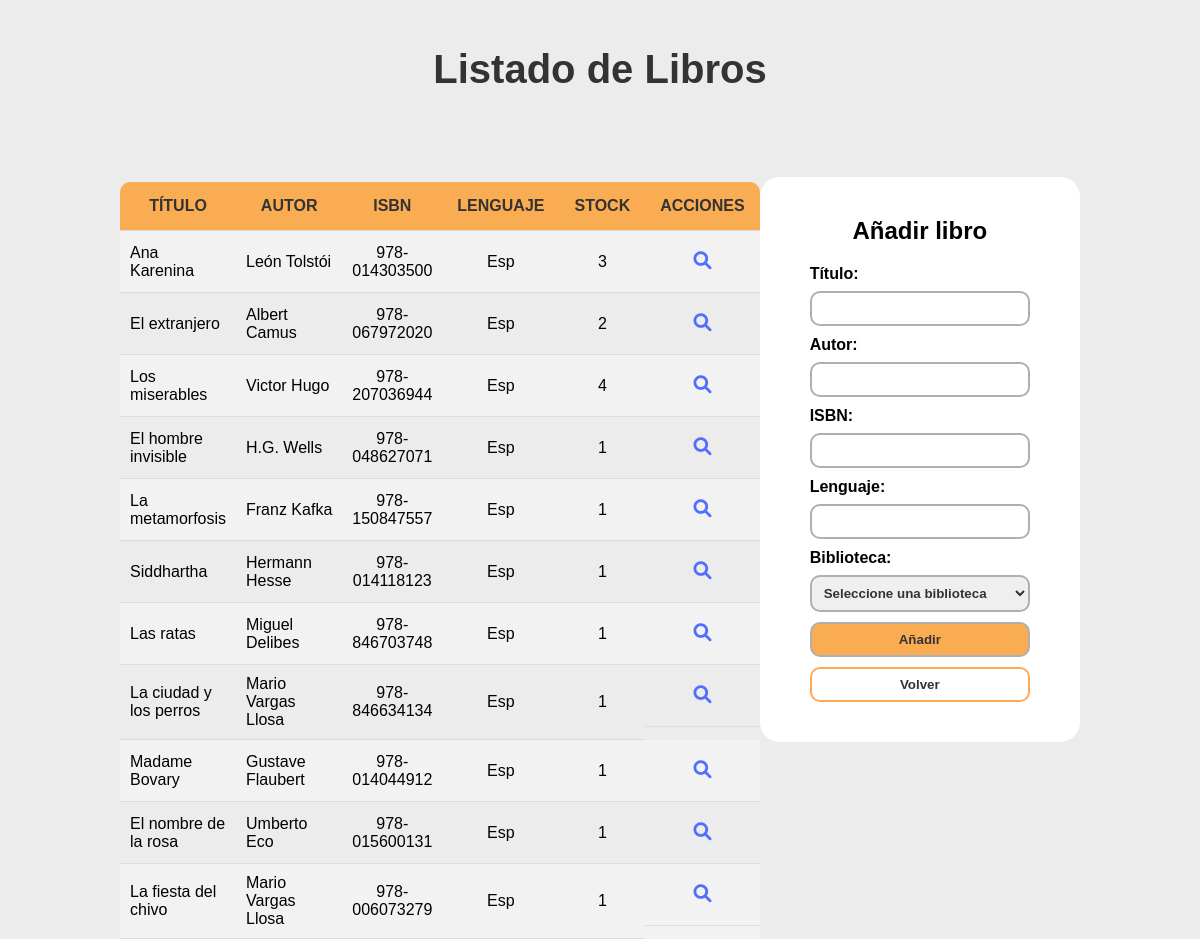
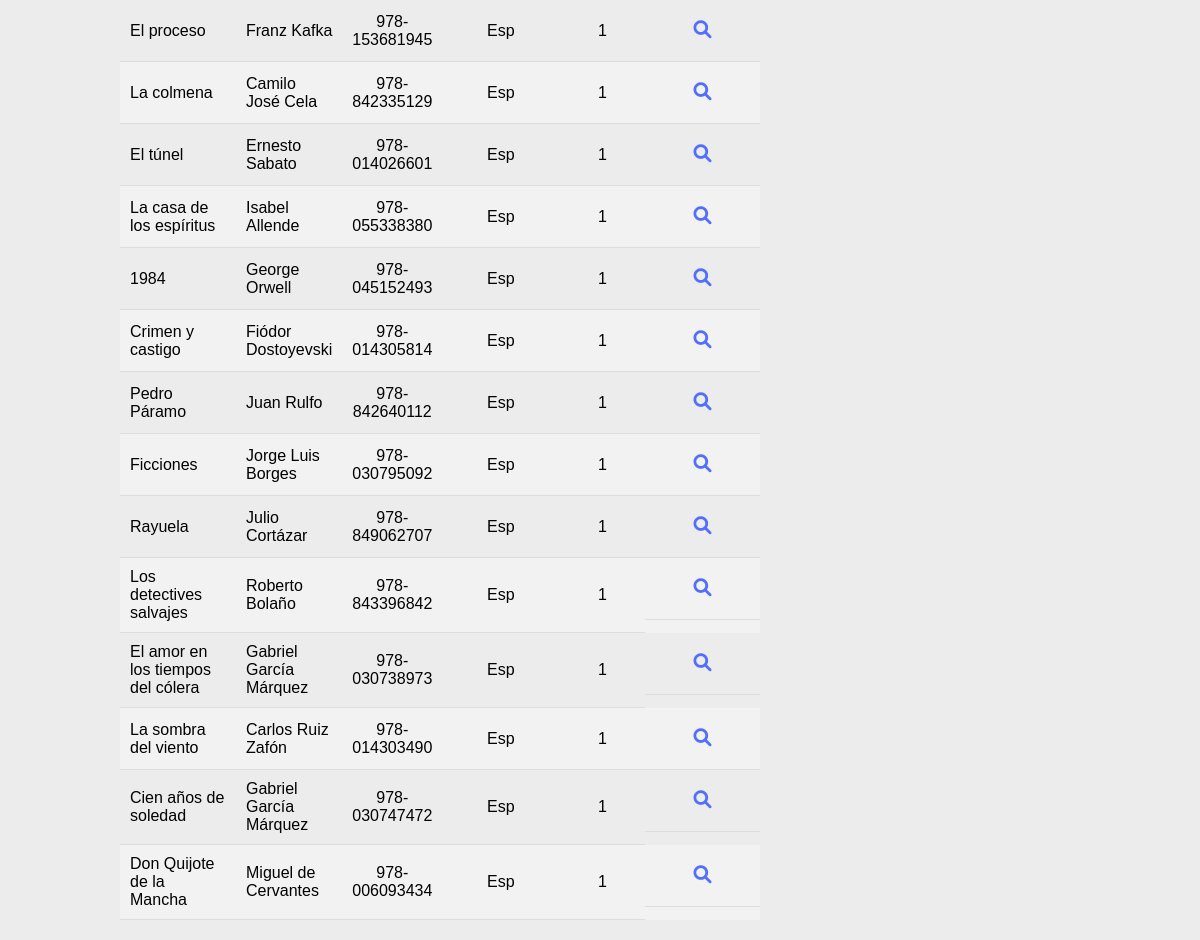
The app's page /books/index.php with its own data (2 pictures, top to bottom).
### tables this page shows
CREATE TABLE `book` (
  `id` int(11) NOT NULL,
  `title` varchar(255) NOT NULL,
  `author` varchar(255) NOT NULL,
  `isbn` varchar(13) NOT NULL,
  `language` varchar(3) NOT NULL,
  `id_library` int(11) DEFAULT NULL
);

### books/index.php (the view, shortened to what this page needs)
<?php
include_once '../db/db.php';
$query = 'SELECT id, title, author, isbn, language, id_library, COUNT(*) as stock
FROM book GROUP BY isbn ORDER BY id DESC';
$result = mysqli_query($conn, $query);
?>
<!DOCTYPE html>
<html lang="es">
<head>
    <link rel="stylesheet" href="https://cdnjs.cloudflare.com/ajax/libs/font-awesome/6.0.0-beta3/css/all.min.css">
    <link rel="stylesheet" href="../css/books.css">
</head>
<body>
    <h1>Listado de Libros</h1>
    <div class="container">
        <div class="divTable">
            <table>
                <tr>
                    <th class="tableHeaderLeft">TÍTULO</th>
                    <th>AUTOR</th>
                    <th>ISBN</th>
                    <th>LENGUAJE</th>
                    <th>STOCK</th>
                    <th class="tableHeaderRight">ACCIONES</th>
                </tr>
                <?php while ($row = mysqli_fetch_assoc($result)) : ?>
                    <tr>
                        <td class="textLeft"><?php echo $row['title']; ?></td>
                        <td class="textLeft"><?php echo $row['author']; ?></td>
                        <td><?php echo $row['isbn']; ?></td>
                        <td><?php echo $row['language']; ?></td>
                        <td><?php echo $row['stock']; ?></td>
                        <td class="rowButtons">
                            <form action="showAllBooks.php" method="POST">
                                <button type="submit" class="searchButton"><i class="fas fa-search"></i></button>
                            </form>
                        </td>
                    </tr>
                <?php endwhile; ?>
            </table>
        </div>
        <div class="divForm">
            <h2>Añadir libro</h2>
            <form action="createBook.php" method="POST">
                <label for="title">Título:</label>
                <input type="text" id="title" name="title" required>
                <label for="author">Autor:</label>
                <input type="text" id="author" name="author" required>
                <label for="isbn">ISBN:</label>
                <input type="text" id="isbn" name="isbn" required>
                <label for="language">Lenguaje:</label>
                <input type="text" id="language" name="language" required>
                <label for="id_library">Biblioteca:</label>
                <select name="id_library" id="id_library">
                    <option value="">Seleccione una biblioteca</option>
                <input type="submit" value="Añadir" name="addBook">
                <a class="backButton" href="../index.php">Volver</a>
            </form>
        </div>
    </div>
</body>
</html>

### css/books.css (style rules this page uses)
body { font-family: Arial, sans-serif; background-color: #ececec; margin: 0; padding: 20px; }
h1 { color: #333; text-align: center; font-size: 40px; }
form { margin-bottom: 20px; }
label { display: block; margin-bottom: 8px; font-weight: bold; }
input[type="text"] { padding: 8px; margin-bottom: 10px; width: 100%; box-sizing: border-box; border-radius: 10px; border: 2px solid #afafaf; }
button { padding: 10px 15px; background-color: #faac53; color: #333; font-weight: bold; border: none; cursor: pointer; border: 2px solid #faac53; border-radius: 10px; }
a { background-color: #faac53; color: #333; text-decoration: none; font-size: 30px; font-weight: bold; margin: 0 300px; padding: 10px 20px; border: 3px solid #faac53; border-radius: 20px; }
table { width: 100%; border-collapse: collapse; margin-top: 20px; }
th, td { padding: 10px; text-align: center; border-bottom: 1px solid #ddd; }
.textLeft { text-align: left; }
th { background-color: #faac53; color: #333; padding: 15px; text-align: center; }
.tableHeaderLeft { border-radius: 10px 0 0 0; }
.tableHeaderRight { border-radius: 0 10px 0 0; }
tr:nth-child(even) { background-color: #f2f2f2; }
.container { display: flex; justify-content: space-between; margin-top: 70px; }
h2 { text-align: center; }
.divTable { margin-left: 100px; }
.divForm { width: 30%; margin-right: 100px; margin-top: 15px; background-color: #ffffff; border-radius: 20px; padding: 20px 50px; height: fit-content; }
form { display: flex; flex-direction: column; }
input[type="submit"] { padding: 8px; margin-bottom: 10px; width: 100%; box-sizing: border-box; border-radius: 10px; border: 2px solid #afafaf; background-color: #faac53; color: #333; font-weight: bold; }
select { padding: 8px; margin-bottom: 10px; width: 100%; box-sizing: border-box; border-radius: 10px; border: 2px solid #afafaf; color: #333; font-weight: bold; }
.rowButtons { display: flex; align-items: center; justify-content: center; }
.rowButtons form { display: flex; align-items: center; justify-content: center; margin: 0; }
.searchButton { color: #516eff; background-color: transparent; border: none; margin: 0; font-size: 18px; }
.backButton { background-color: #ffffff; color: #333; text-decoration: none; font-size: 13.3333px; font-weight: bold; margin: 0; padding: 8px 10px; border: 2px solid #faac53; border-radius: 10px; text-align: center; }

### records on screen
book: title "Ana Karenina", author "León Tolstói", isbn "978-014303500", language "Esp", stock "3"
book: title "El extranjero", author "Albert Camus", isbn "978-067972020", language "Esp", stock "2"
book: title "Los miserables", author "Victor Hugo", isbn "978-207036944", language "Esp", stock "4"
book: title "El hombre invisible", author "H.G. Wells", isbn "978-048627071", language "Esp", stock "1"
book: title "La metamorfosis", author "Franz Kafka", isbn "978-150847557", language "Esp", stock "1"
book: title "Siddhartha", author "Hermann Hesse", isbn "978-014118123", language "Esp", stock "1"
book: title "Las ratas", author "Miguel Delibes", isbn "978-846703748", language "Esp", stock "1"
book: title "La ciudad y los perros", author "Mario Vargas Llosa", isbn "978-846634134", language "Esp", stock "1"
book: title "Madame Bovary", author "Gustave Flaubert", isbn "978-014044912", language "Esp", stock "1"
book: title "El nombre de la rosa", author "Umberto Eco", isbn "978-015600131", language "Esp", stock "1"
book: title "La fiesta del chivo", author "Mario Vargas Llosa", isbn "978-006073279", language "Esp", stock "1"
book: title "El proceso", author "Franz Kafka", isbn "978-153681945", language "Esp", stock "1"
book: title "La colmena", author "Camilo José Cela", isbn "978-842335129", language "Esp", stock "1"
book: title "El túnel", author "Ernesto Sabato", isbn "978-014026601", language "Esp", stock "1"
book: title "La casa de los espíritus", author "Isabel Allende", isbn "978-055338380", language "Esp", stock "1"
book: title "1984", author "George Orwell", isbn "978-045152493", language "Esp", stock "1"
book: title "Crimen y castigo", author "Fiódor Dostoyevski", isbn "978-014305814", language "Esp", stock "1"
book: title "Pedro Páramo", author "Juan Rulfo", isbn "978-842640112", language "Esp", stock "1"
book: title "Ficciones", author "Jorge Luis Borges", isbn "978-030795092", language "Esp", stock "1"
book: title "Rayuela", author "Julio Cortázar", isbn "978-849062707", language "Esp", stock "1"
book: title "Los detectives salvajes", author "Roberto Bolaño", isbn "978-843396842", language "Esp", stock "1"
book: title "El amor en los tiempos del cólera", author "Gabriel García Márquez", isbn "978-030738973", language "Esp", stock "1"
book: title "La sombra del viento", author "Carlos Ruiz Zafón", isbn "978-014303490", language "Esp", stock "1"
book: title "Cien años de soledad", author "Gabriel García Márquez", isbn "978-030747472", language "Esp", stock "1"
book: title "Don Quijote de la Mancha", author "Miguel de Cervantes", isbn "978-006093434", language "Esp", stock "1"
